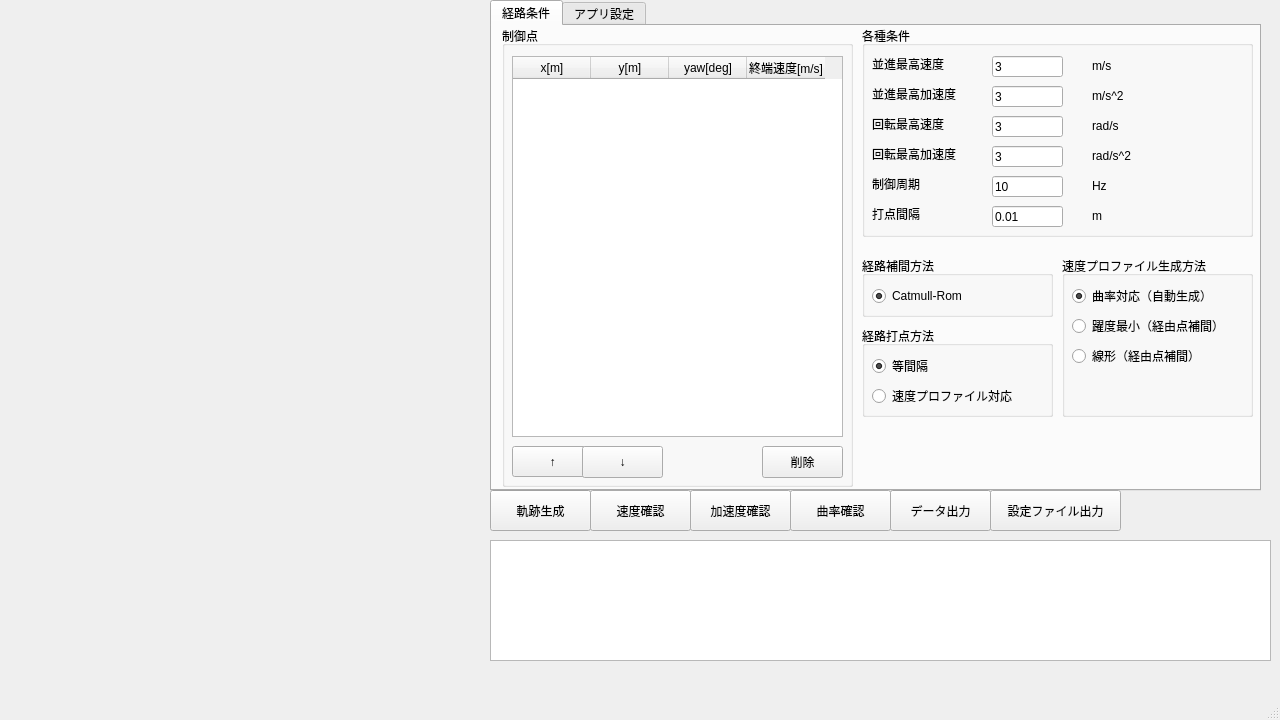
<?xml version="1.0" encoding="UTF-8"?>
<ui version="4.0">
 <class>MainWindow</class>
 <widget class="QMainWindow" name="MainWindow">
  <property name="enabled">
   <bool>true</bool>
  </property>
  <property name="geometry">
   <rect>
    <x>0</x>
    <y>0</y>
    <width>1280</width>
    <height>720</height>
   </rect>
  </property>
  <property name="windowTitle">
   <string>MainWindow</string>
  </property>
  <widget class="QWidget" name="centralwidget">
   <widget class="QTextBrowser" name="textBrowser">
    <property name="geometry">
     <rect>
      <x>490</x>
      <y>540</y>
      <width>781</width>
      <height>121</height>
     </rect>
    </property>
   </widget>
   <widget class="QWidget" name="widget" native="true">
    <property name="geometry">
     <rect>
      <x>10</x>
      <y>10</y>
      <width>471</width>
      <height>651</height>
     </rect>
    </property>
   </widget>
   <widget class="QPushButton" name="pushButton">
    <property name="geometry">
     <rect>
      <x>490</x>
      <y>490</y>
      <width>101</width>
      <height>41</height>
     </rect>
    </property>
    <property name="text">
     <string>軌跡生成</string>
    </property>
   </widget>
   <widget class="QPushButton" name="pushButton_2">
    <property name="enabled">
     <bool>true</bool>
    </property>
    <property name="geometry">
     <rect>
      <x>890</x>
      <y>490</y>
      <width>101</width>
      <height>41</height>
     </rect>
    </property>
    <property name="text">
     <string>データ出力</string>
    </property>
    <property name="default">
     <bool>false</bool>
    </property>
   </widget>
   <widget class="QTabWidget" name="tabWidget">
    <property name="geometry">
     <rect>
      <x>490</x>
      <y>0</y>
      <width>771</width>
      <height>491</height>
     </rect>
    </property>
    <property name="currentIndex">
     <number>0</number>
    </property>
    <widget class="QWidget" name="tab">
     <attribute name="title">
      <string>経路条件</string>
     </attribute>
     <widget class="QGroupBox" name="groupBox">
      <property name="geometry">
       <rect>
        <x>10</x>
        <y>0</y>
        <width>351</width>
        <height>461</height>
       </rect>
      </property>
      <property name="title">
       <string>制御点</string>
      </property>
      <widget class="QPushButton" name="pushButton_3">
       <property name="geometry">
        <rect>
         <x>10</x>
         <y>420</y>
         <width>81</width>
         <height>31</height>
        </rect>
       </property>
       <property name="text">
        <string>↑</string>
       </property>
      </widget>
      <widget class="QPushButton" name="pushButton_4">
       <property name="geometry">
        <rect>
         <x>80</x>
         <y>420</y>
         <width>81</width>
         <height>32</height>
        </rect>
       </property>
       <property name="text">
        <string>↓</string>
       </property>
      </widget>
      <widget class="QPushButton" name="pushButton_6">
       <property name="geometry">
        <rect>
         <x>260</x>
         <y>420</y>
         <width>81</width>
         <height>32</height>
        </rect>
       </property>
       <property name="text">
        <string>削除</string>
       </property>
      </widget>
      <widget class="QTableWidget" name="tableWidget">
       <property name="geometry">
        <rect>
         <x>10</x>
         <y>30</y>
         <width>331</width>
         <height>381</height>
        </rect>
       </property>
       <attribute name="horizontalHeaderCascadingSectionResizes">
        <bool>true</bool>
       </attribute>
       <attribute name="horizontalHeaderDefaultSectionSize">
        <number>78</number>
       </attribute>
       <attribute name="verticalHeaderMinimumSectionSize">
        <number>30</number>
       </attribute>
       <column>
        <property name="text">
         <string>x[m]</string>
        </property>
       </column>
       <column>
        <property name="text">
         <string>y[m]</string>
        </property>
       </column>
       <column>
        <property name="text">
         <string>yaw[deg]</string>
        </property>
       </column>
       <column>
        <property name="text">
         <string>終端速度[m/s]</string>
        </property>
       </column>
      </widget>
     </widget>
     <widget class="QGroupBox" name="groupBox_2">
      <property name="geometry">
       <rect>
        <x>370</x>
        <y>0</y>
        <width>391</width>
        <height>211</height>
       </rect>
      </property>
      <property name="title">
       <string>各種条件</string>
      </property>
      <widget class="QLabel" name="label_2">
       <property name="geometry">
        <rect>
         <x>10</x>
         <y>30</y>
         <width>91</width>
         <height>16</height>
        </rect>
       </property>
       <property name="text">
        <string>並進最高速度</string>
       </property>
      </widget>
      <widget class="QLabel" name="label_3">
       <property name="geometry">
        <rect>
         <x>10</x>
         <y>60</y>
         <width>101</width>
         <height>16</height>
        </rect>
       </property>
       <property name="text">
        <string>並進最高加速度</string>
       </property>
      </widget>
      <widget class="QLineEdit" name="lineEdit_2">
       <property name="geometry">
        <rect>
         <x>130</x>
         <y>30</y>
         <width>71</width>
         <height>21</height>
        </rect>
       </property>
       <property name="text">
        <string>3</string>
       </property>
      </widget>
      <widget class="QLineEdit" name="lineEdit_3">
       <property name="geometry">
        <rect>
         <x>130</x>
         <y>60</y>
         <width>71</width>
         <height>21</height>
        </rect>
       </property>
       <property name="text">
        <string>3</string>
       </property>
      </widget>
      <widget class="QLabel" name="label_5">
       <property name="geometry">
        <rect>
         <x>230</x>
         <y>30</y>
         <width>41</width>
         <height>20</height>
        </rect>
       </property>
       <property name="text">
        <string>m/s</string>
       </property>
      </widget>
      <widget class="QLabel" name="label_6">
       <property name="geometry">
        <rect>
         <x>230</x>
         <y>60</y>
         <width>41</width>
         <height>20</height>
        </rect>
       </property>
       <property name="text">
        <string>m/s^2</string>
       </property>
      </widget>
      <widget class="QLabel" name="label">
       <property name="geometry">
        <rect>
         <x>10</x>
         <y>150</y>
         <width>91</width>
         <height>16</height>
        </rect>
       </property>
       <property name="text">
        <string>制御周期</string>
       </property>
      </widget>
      <widget class="QLabel" name="label_4">
       <property name="geometry">
        <rect>
         <x>230</x>
         <y>150</y>
         <width>41</width>
         <height>20</height>
        </rect>
       </property>
       <property name="text">
        <string>Hz</string>
       </property>
      </widget>
      <widget class="QLineEdit" name="lineEdit">
       <property name="geometry">
        <rect>
         <x>130</x>
         <y>150</y>
         <width>71</width>
         <height>21</height>
        </rect>
       </property>
       <property name="text">
        <string>10</string>
       </property>
      </widget>
      <widget class="QLineEdit" name="lineEdit_8">
       <property name="geometry">
        <rect>
         <x>130</x>
         <y>180</y>
         <width>71</width>
         <height>21</height>
        </rect>
       </property>
       <property name="text">
        <string>0.01</string>
       </property>
      </widget>
      <widget class="QLabel" name="label_15">
       <property name="geometry">
        <rect>
         <x>230</x>
         <y>180</y>
         <width>41</width>
         <height>20</height>
        </rect>
       </property>
       <property name="text">
        <string>m</string>
       </property>
      </widget>
      <widget class="QLabel" name="label_16">
       <property name="geometry">
        <rect>
         <x>10</x>
         <y>180</y>
         <width>91</width>
         <height>16</height>
        </rect>
       </property>
       <property name="text">
        <string>打点間隔</string>
       </property>
      </widget>
      <widget class="QLabel" name="label_17">
       <property name="geometry">
        <rect>
         <x>10</x>
         <y>90</y>
         <width>91</width>
         <height>16</height>
        </rect>
       </property>
       <property name="text">
        <string>回転最高速度</string>
       </property>
      </widget>
      <widget class="QLineEdit" name="lineEdit_9">
       <property name="geometry">
        <rect>
         <x>130</x>
         <y>90</y>
         <width>71</width>
         <height>21</height>
        </rect>
       </property>
       <property name="text">
        <string>3</string>
       </property>
      </widget>
      <widget class="QLabel" name="label_18">
       <property name="geometry">
        <rect>
         <x>230</x>
         <y>120</y>
         <width>51</width>
         <height>20</height>
        </rect>
       </property>
       <property name="text">
        <string>rad/s^2</string>
       </property>
      </widget>
      <widget class="QLineEdit" name="lineEdit_10">
       <property name="geometry">
        <rect>
         <x>130</x>
         <y>120</y>
         <width>71</width>
         <height>21</height>
        </rect>
       </property>
       <property name="text">
        <string>3</string>
       </property>
      </widget>
      <widget class="QLabel" name="label_19">
       <property name="geometry">
        <rect>
         <x>10</x>
         <y>120</y>
         <width>101</width>
         <height>16</height>
        </rect>
       </property>
       <property name="text">
        <string>回転最高加速度</string>
       </property>
      </widget>
      <widget class="QLabel" name="label_20">
       <property name="geometry">
        <rect>
         <x>230</x>
         <y>90</y>
         <width>41</width>
         <height>20</height>
        </rect>
       </property>
       <property name="text">
        <string>rad/s</string>
       </property>
      </widget>
     </widget>
     <widget class="QGroupBox" name="groupBox_3">
      <property name="geometry">
       <rect>
        <x>370</x>
        <y>230</y>
        <width>191</width>
        <height>61</height>
       </rect>
      </property>
      <property name="title">
       <string>経路補間方法</string>
      </property>
      <widget class="QRadioButton" name="radioButton_4">
       <property name="geometry">
        <rect>
         <x>10</x>
         <y>30</y>
         <width>131</width>
         <height>20</height>
        </rect>
       </property>
       <property name="text">
        <string>Catmull-Rom</string>
       </property>
       <property name="checked">
        <bool>true</bool>
       </property>
      </widget>
     </widget>
     <widget class="QGroupBox" name="groupBox_">
      <property name="geometry">
       <rect>
        <x>370</x>
        <y>300</y>
        <width>191</width>
        <height>91</height>
       </rect>
      </property>
      <property name="title">
       <string>経路打点方法</string>
      </property>
      <widget class="QRadioButton" name="radioButton_5">
       <property name="geometry">
        <rect>
         <x>10</x>
         <y>60</y>
         <width>171</width>
         <height>20</height>
        </rect>
       </property>
       <property name="text">
        <string>速度プロファイル対応</string>
       </property>
       <property name="checked">
        <bool>false</bool>
       </property>
      </widget>
      <widget class="QRadioButton" name="radioButton_6">
       <property name="geometry">
        <rect>
         <x>10</x>
         <y>30</y>
         <width>101</width>
         <height>20</height>
        </rect>
       </property>
       <property name="text">
        <string>等間隔</string>
       </property>
       <property name="checked">
        <bool>true</bool>
       </property>
      </widget>
     </widget>
     <widget class="QGroupBox" name="groupBox_4">
      <property name="geometry">
       <rect>
        <x>570</x>
        <y>230</y>
        <width>191</width>
        <height>161</height>
       </rect>
      </property>
      <property name="title">
       <string>速度プロファイル生成方法</string>
      </property>
      <widget class="QRadioButton" name="radioButton_7">
       <property name="geometry">
        <rect>
         <x>10</x>
         <y>30</y>
         <width>171</width>
         <height>20</height>
        </rect>
       </property>
       <property name="text">
        <string>曲率対応（自動生成）</string>
       </property>
       <property name="checked">
        <bool>true</bool>
       </property>
      </widget>
      <widget class="QRadioButton" name="radioButton_9">
       <property name="geometry">
        <rect>
         <x>10</x>
         <y>60</y>
         <width>171</width>
         <height>20</height>
        </rect>
       </property>
       <property name="text">
        <string>躍度最小（経由点補間）</string>
       </property>
      </widget>
      <widget class="QRadioButton" name="radioButton_10">
       <property name="geometry">
        <rect>
         <x>10</x>
         <y>90</y>
         <width>171</width>
         <height>20</height>
        </rect>
       </property>
       <property name="text">
        <string>線形（経由点補間）</string>
       </property>
      </widget>
     </widget>
    </widget>
    <widget class="QWidget" name="tab_2">
     <attribute name="title">
      <string>アプリ設定</string>
     </attribute>
     <widget class="QLabel" name="label_14">
      <property name="geometry">
       <rect>
        <x>10</x>
        <y>100</y>
        <width>61</width>
        <height>21</height>
       </rect>
      </property>
      <property name="text">
       <string>出力形式</string>
      </property>
     </widget>
     <widget class="QLabel" name="label_8">
      <property name="geometry">
       <rect>
        <x>10</x>
        <y>40</y>
        <width>91</width>
        <height>21</height>
       </rect>
      </property>
      <property name="text">
       <string>地図ファイル</string>
      </property>
     </widget>
     <widget class="QLineEdit" name="lineEdit_7">
      <property name="geometry">
       <rect>
        <x>200</x>
        <y>70</y>
        <width>71</width>
        <height>21</height>
       </rect>
      </property>
      <property name="text">
       <string>1</string>
      </property>
     </widget>
     <widget class="QPushButton" name="pushButton_10">
      <property name="geometry">
       <rect>
        <x>290</x>
        <y>65</y>
        <width>68</width>
        <height>31</height>
       </rect>
      </property>
      <property name="text">
       <string>調整</string>
      </property>
     </widget>
     <widget class="QLabel" name="label_10">
      <property name="geometry">
       <rect>
        <x>160</x>
        <y>70</y>
        <width>21</width>
        <height>20</height>
       </rect>
      </property>
      <property name="text">
       <string>px</string>
      </property>
      <property name="alignment">
       <set>Qt::AlignCenter</set>
      </property>
     </widget>
     <widget class="QPushButton" name="pushButton_9">
      <property name="geometry">
       <rect>
        <x>290</x>
        <y>35</y>
        <width>68</width>
        <height>31</height>
       </rect>
      </property>
      <property name="text">
       <string>開く</string>
      </property>
     </widget>
     <widget class="QLabel" name="label_9">
      <property name="geometry">
       <rect>
        <x>10</x>
        <y>70</y>
        <width>51</width>
        <height>21</height>
       </rect>
      </property>
      <property name="text">
       <string>原点</string>
      </property>
     </widget>
     <widget class="QLineEdit" name="lineEdit_6">
      <property name="geometry">
       <rect>
        <x>90</x>
        <y>70</y>
        <width>71</width>
        <height>21</height>
       </rect>
      </property>
      <property name="text">
       <string>1</string>
      </property>
     </widget>
     <widget class="QComboBox" name="comboBox">
      <property name="geometry">
       <rect>
        <x>80</x>
        <y>95</y>
        <width>201</width>
        <height>32</height>
       </rect>
      </property>
      <item>
       <property name="text">
        <string>CSV</string>
       </property>
      </item>
      <item>
       <property name="text">
        <string>Pythonリスト形式</string>
       </property>
      </item>
     </widget>
     <widget class="QLabel" name="label_13">
      <property name="geometry">
       <rect>
        <x>180</x>
        <y>70</y>
        <width>16</width>
        <height>20</height>
       </rect>
      </property>
      <property name="text">
       <string>y</string>
      </property>
      <property name="alignment">
       <set>Qt::AlignRight|Qt::AlignTrailing|Qt::AlignVCenter</set>
      </property>
     </widget>
     <widget class="QLineEdit" name="lineEdit_4">
      <property name="geometry">
       <rect>
        <x>100</x>
        <y>10</y>
        <width>191</width>
        <height>21</height>
       </rect>
      </property>
      <property name="text">
       <string/>
      </property>
     </widget>
     <widget class="QLineEdit" name="lineEdit_5">
      <property name="geometry">
       <rect>
        <x>100</x>
        <y>40</y>
        <width>191</width>
        <height>21</height>
       </rect>
      </property>
      <property name="text">
       <string/>
      </property>
     </widget>
     <widget class="QPushButton" name="pushButton_7">
      <property name="geometry">
       <rect>
        <x>290</x>
        <y>5</y>
        <width>68</width>
        <height>31</height>
       </rect>
      </property>
      <property name="text">
       <string>開く</string>
      </property>
     </widget>
     <widget class="QLabel" name="label_7">
      <property name="geometry">
       <rect>
        <x>10</x>
        <y>10</y>
        <width>91</width>
        <height>21</height>
       </rect>
      </property>
      <property name="text">
       <string>設定ファイル</string>
      </property>
     </widget>
     <widget class="QLabel" name="label_11">
      <property name="geometry">
       <rect>
        <x>70</x>
        <y>70</y>
        <width>16</width>
        <height>20</height>
       </rect>
      </property>
      <property name="text">
       <string>x</string>
      </property>
      <property name="alignment">
       <set>Qt::AlignRight|Qt::AlignTrailing|Qt::AlignVCenter</set>
      </property>
     </widget>
     <widget class="QLabel" name="label_12">
      <property name="geometry">
       <rect>
        <x>270</x>
        <y>70</y>
        <width>21</width>
        <height>20</height>
       </rect>
      </property>
      <property name="text">
       <string>px</string>
      </property>
      <property name="alignment">
       <set>Qt::AlignCenter</set>
      </property>
     </widget>
    </widget>
   </widget>
   <widget class="QPushButton" name="pushButton_8">
    <property name="enabled">
     <bool>true</bool>
    </property>
    <property name="geometry">
     <rect>
      <x>990</x>
      <y>490</y>
      <width>131</width>
      <height>41</height>
     </rect>
    </property>
    <property name="text">
     <string>設定ファイル出力</string>
    </property>
    <property name="default">
     <bool>false</bool>
    </property>
   </widget>
   <widget class="QPushButton" name="pushButton_11">
    <property name="geometry">
     <rect>
      <x>590</x>
      <y>490</y>
      <width>101</width>
      <height>41</height>
     </rect>
    </property>
    <property name="text">
     <string>速度確認</string>
    </property>
   </widget>
   <widget class="QPushButton" name="pushButton_12">
    <property name="geometry">
     <rect>
      <x>690</x>
      <y>490</y>
      <width>101</width>
      <height>41</height>
     </rect>
    </property>
    <property name="text">
     <string>加速度確認</string>
    </property>
   </widget>
   <widget class="QPushButton" name="pushButton_13">
    <property name="geometry">
     <rect>
      <x>790</x>
      <y>490</y>
      <width>101</width>
      <height>41</height>
     </rect>
    </property>
    <property name="text">
     <string>曲率確認</string>
    </property>
   </widget>
  </widget>
  <widget class="QMenuBar" name="menubar">
   <property name="geometry">
    <rect>
     <x>0</x>
     <y>0</y>
     <width>1280</width>
     <height>22</height>
    </rect>
   </property>
  </widget>
  <widget class="QStatusBar" name="statusbar"/>
 </widget>
 <resources/>
 <connections>
  <connection>
   <sender>pushButton</sender>
   <signal>clicked()</signal>
   <receiver>MainWindow</receiver>
   <slot>button_generate_Click()</slot>
   <hints>
    <hint type="sourcelabel">
     <x>490</x>
     <y>552</y>
    </hint>
    <hint type="destinationlabel">
     <x>584</x>
     <y>511</y>
    </hint>
   </hints>
  </connection>
  <connection>
   <sender>pushButton_2</sender>
   <signal>clicked()</signal>
   <receiver>MainWindow</receiver>
   <slot>button_export_Click()</slot>
   <hints>
    <hint type="sourcelabel">
     <x>913</x>
     <y>552</y>
    </hint>
    <hint type="destinationlabel">
     <x>833</x>
     <y>513</y>
    </hint>
   </hints>
  </connection>
  <connection>
   <sender>pushButton_3</sender>
   <signal>clicked()</signal>
   <receiver>MainWindow</receiver>
   <slot>button_cell_up_Click()</slot>
   <hints>
    <hint type="sourcelabel">
     <x>593</x>
     <y>498</y>
    </hint>
    <hint type="destinationlabel">
     <x>586</x>
     <y>377</y>
    </hint>
   </hints>
  </connection>
  <connection>
   <sender>pushButton_4</sender>
   <signal>clicked()</signal>
   <receiver>MainWindow</receiver>
   <slot>button_cell_down_Click()</slot>
   <hints>
    <hint type="sourcelabel">
     <x>663</x>
     <y>499</y>
    </hint>
    <hint type="destinationlabel">
     <x>941</x>
     <y>380</y>
    </hint>
   </hints>
  </connection>
  <connection>
   <sender>pushButton_6</sender>
   <signal>clicked()</signal>
   <receiver>MainWindow</receiver>
   <slot>button_cell_delete_Click()</slot>
   <hints>
    <hint type="sourcelabel">
     <x>833</x>
     <y>499</y>
    </hint>
    <hint type="destinationlabel">
     <x>586</x>
     <y>445</y>
    </hint>
   </hints>
  </connection>
  <connection>
   <sender>pushButton_7</sender>
   <signal>clicked()</signal>
   <receiver>MainWindow</receiver>
   <slot>button_select_settingfile()</slot>
   <hints>
    <hint type="sourcelabel">
     <x>783</x>
     <y>83</y>
    </hint>
    <hint type="destinationlabel">
     <x>1208</x>
     <y>132</y>
    </hint>
   </hints>
  </connection>
  <connection>
   <sender>pushButton_8</sender>
   <signal>clicked()</signal>
   <receiver>MainWindow</receiver>
   <slot>button_export_settingfile()</slot>
   <hints>
    <hint type="sourcelabel">
     <x>990</x>
     <y>552</y>
    </hint>
    <hint type="destinationlabel">
     <x>1192</x>
     <y>616</y>
    </hint>
   </hints>
  </connection>
  <connection>
   <sender>pushButton_9</sender>
   <signal>clicked()</signal>
   <receiver>MainWindow</receiver>
   <slot>button_open_map()</slot>
   <hints>
    <hint type="sourcelabel">
     <x>783</x>
     <y>113</y>
    </hint>
    <hint type="destinationlabel">
     <x>1215</x>
     <y>100</y>
    </hint>
   </hints>
  </connection>
  <connection>
   <sender>pushButton_10</sender>
   <signal>clicked()</signal>
   <receiver>MainWindow</receiver>
   <slot>button_adjust_origin()</slot>
   <hints>
    <hint type="sourcelabel">
     <x>783</x>
     <y>143</y>
    </hint>
    <hint type="destinationlabel">
     <x>1247</x>
     <y>142</y>
    </hint>
   </hints>
  </connection>
  <connection>
   <sender>tableWidget</sender>
   <signal>cellChanged(int,int)</signal>
   <receiver>MainWindow</receiver>
   <slot>cell_changed()</slot>
   <hints>
    <hint type="sourcelabel">
     <x>598</x>
     <y>251</y>
    </hint>
    <hint type="destinationlabel">
     <x>861</x>
     <y>556</y>
    </hint>
   </hints>
  </connection>
  <connection>
   <sender>pushButton_11</sender>
   <signal>clicked()</signal>
   <receiver>MainWindow</receiver>
   <slot>button_speed_check()</slot>
   <hints>
    <hint type="sourcelabel">
     <x>622</x>
     <y>547</y>
    </hint>
    <hint type="destinationlabel">
     <x>695</x>
     <y>560</y>
    </hint>
   </hints>
  </connection>
  <connection>
   <sender>pushButton_12</sender>
   <signal>clicked()</signal>
   <receiver>MainWindow</receiver>
   <slot>button_acceleration_check()</slot>
   <hints>
    <hint type="sourcelabel">
     <x>744</x>
     <y>534</y>
    </hint>
    <hint type="destinationlabel">
     <x>772</x>
     <y>687</y>
    </hint>
   </hints>
  </connection>
  <connection>
   <sender>pushButton_13</sender>
   <signal>clicked()</signal>
   <receiver>MainWindow</receiver>
   <slot>button_curvature_check()</slot>
   <hints>
    <hint type="sourcelabel">
     <x>836</x>
     <y>527</y>
    </hint>
    <hint type="destinationlabel">
     <x>967</x>
     <y>688</y>
    </hint>
   </hints>
  </connection>
 </connections>
 <slots>
  <slot>setTextHelloWorld()</slot>
  <slot>button_generate_Click()</slot>
  <slot>button_export_Click()</slot>
  <slot>button_cell_up_Click()</slot>
  <slot>button_cell_down_Click()</slot>
  <slot>cell_changed()</slot>
  <slot>button_cell_add_Click()</slot>
  <slot>button_cell_delete_Click()</slot>
  <slot>button_select_settingfile()</slot>
  <slot>button_export_settingfile()</slot>
  <slot>button_open_map()</slot>
  <slot>button_adjust_origin()</slot>
  <slot>button_speed_check()</slot>
  <slot>button_acceleration_check()</slot>
  <slot>button_curvature_check()</slot>
 </slots>
</ui>
